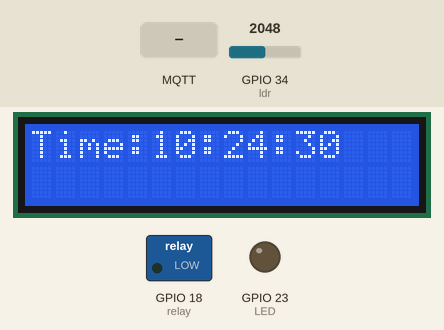
Recording of a sketch running on a simulated ESP32. Parts: 16×2 character LCD, switched loads named in the sketch (green lamp = pin HIGH), output pins drawn as LEDs (lit = HIGH). Inputs (shaded band) come from the test bench; at power-on: GPIO 34 (ldr) = 2048. WiFi joins after 1.5 s; servers stay silent unless stated; the local clock reads 2024-03-15 10:24:30 at power-on unless the sketch sets it; no MQTT or app messages arrive unless stated; what the sketch prints to the serial monitor is not drawn.

Above: at 0.1 s.
At 3.8 s:
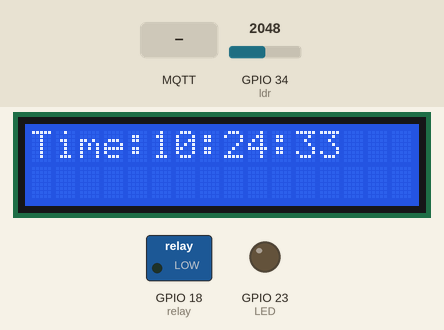
3.9 s: MQTT message "Water" arrives on the first subscribed topic
At 5.5 s:
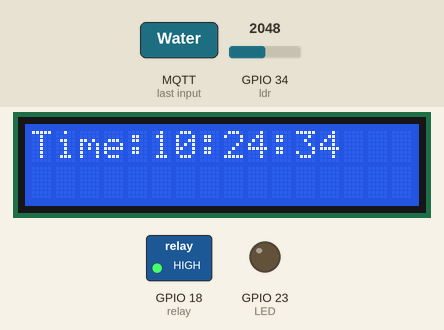
8.1 s: MQTT message "pondkub1412" arrives on the first subscribed topic
10.2 s: MQTT message "Tree1" arrives on the first subscribed topic
Timing chart, 0 to 13.2 s (numbered marks = the images above; inputs shaded):
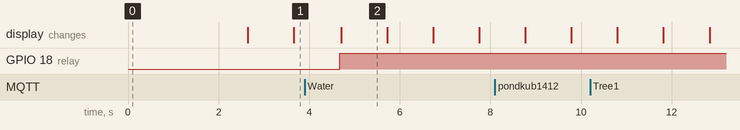

Measured:
- after the input at 3.9 s, GPIO 18 (relay): LOW → HIGH after 0.78 s
- what the display in image 2 shows lasts 1.0 s, from 4.7 s to 5.7 s

The sketch:

Tree.ino
```cpp
#include <WiFi.h>
#include "time.h"
#include <LCD_I2C.h>
#include <MQTT.h>


#define LED 23
#define relay 18
#define ldr 34
// const char ssid[] = "Bannaifun";
// const char password[] = "pondkub1412";

const char ssid[] = "Raysir";
const char password[] = "1234567890";

const char mqtt_broker[]="test.mosquitto.org";
const char mqtt_topic[]="group21/command";
const char mqtt_client_id[]="arduino_group_21"; // must change this string to a unique value
int MQTT_PORT=1883;

const char ntpServer[] = "pool.ntp.org";
const long  gmtOffset_sec = 25200;
const int   daylightOffset_sec = 3600;
const int ON_HOUR = 12;
const int OFF_HOUR = 14;
int  ldr_var =0;
int tree = 0;

WiFiClient net;
MQTTClient client;
LCD_I2C lcd(0x27, 16, 2);\
struct tm timeinfo;


void connect(){
  // Connect to Wi-Fi
  Serial.print("Connecting to ");
  Serial.println(ssid);
  WiFi.begin(ssid, password);
  while (WiFi.status() != WL_CONNECTED) {
    delay(500);
    Serial.print(".");
  }
  Serial.println("");
  Serial.println("WiFi connected.");
  Serial.print("\nconnecting...");

  while (!client.connect(mqtt_client_id)) {
    Serial.print(".");
    delay(1000);
  }
  Serial.println("\nconnected!");
  client.subscribe(mqtt_topic);
}

void setup(){
  Serial.begin(9600);
  lcd.begin();
  lcd.backlight();
  pinMode(ldr,INPUT);
  pinMode(LED,OUTPUT);
  pinMode(relay,OUTPUT);


  // Init and get the time
  configTime(gmtOffset_sec, daylightOffset_sec, ntpServer);
  printLocalTime();

  //disconnect WiFi as it's no longer needed
  WiFi.disconnect(true);
  WiFi.mode(WIFI_OFF);

  client.begin(mqtt_broker, MQTT_PORT, net);
  client.onMessage(messageReceived);
  connect();
}

void messageReceived(String &topic, String &payload) {
  Serial.println("incoming: " + topic + " - " + payload);
  if(payload == "Water"){
    lcd.print("water the plants");
    digitalWrite(relay,HIGH);
    lcd.clear();
    lcd.print("Success");
    client.publish(mqtt_topic,"STOP!!");
  }
  if(payload == "Tree1"){
    lcd.print("Tree 1");
    tree = 1;
    client.publish(mqtt_topic,"Tree 1");
  }
  if(payload == "Tree2"){
    lcd.print("Tree 2");
    tree = 2;
    client.publish(mqtt_topic,"Tree 2");

  }
}

void loop(){
  client.loop();
  if (!client.connected()) {
    connect();
  }
  lcd.clear();
  printLocalTime();
  Light();

}

void printLocalTime(){


  if(!getLocalTime(&timeinfo)){
    lcd.println("Failed to obtain time");
    return;
  }
  lcd.print("Time:");
  lcd.print(&timeinfo,"%H:%M:%S");
  lcd.setCursor(0, 1);

  Serial.print("Time:");
  Serial.print(&timeinfo,"%H:%M:%S");
  Serial.println(" ");
  delay(1000);
}

void Light(){
  ldr_var = analogRead(ldr);
  Serial.println(ldr_var);
  if(time(nullptr) < 1617460172){
    if(tree == 1){
      if(ldr_var < 200){
      digitalWrite(LED,HIGH);
      }else if(ldr_var > 600){
      digitalWrite(LED,LOW);
      }
    }else if(tree == 2){
      if(ldr_var < 400){
      digitalWrite(LED,HIGH);
      }else if(ldr_var > 750){
      digitalWrite(LED,LOW);
      }
    }
  }
}
```
